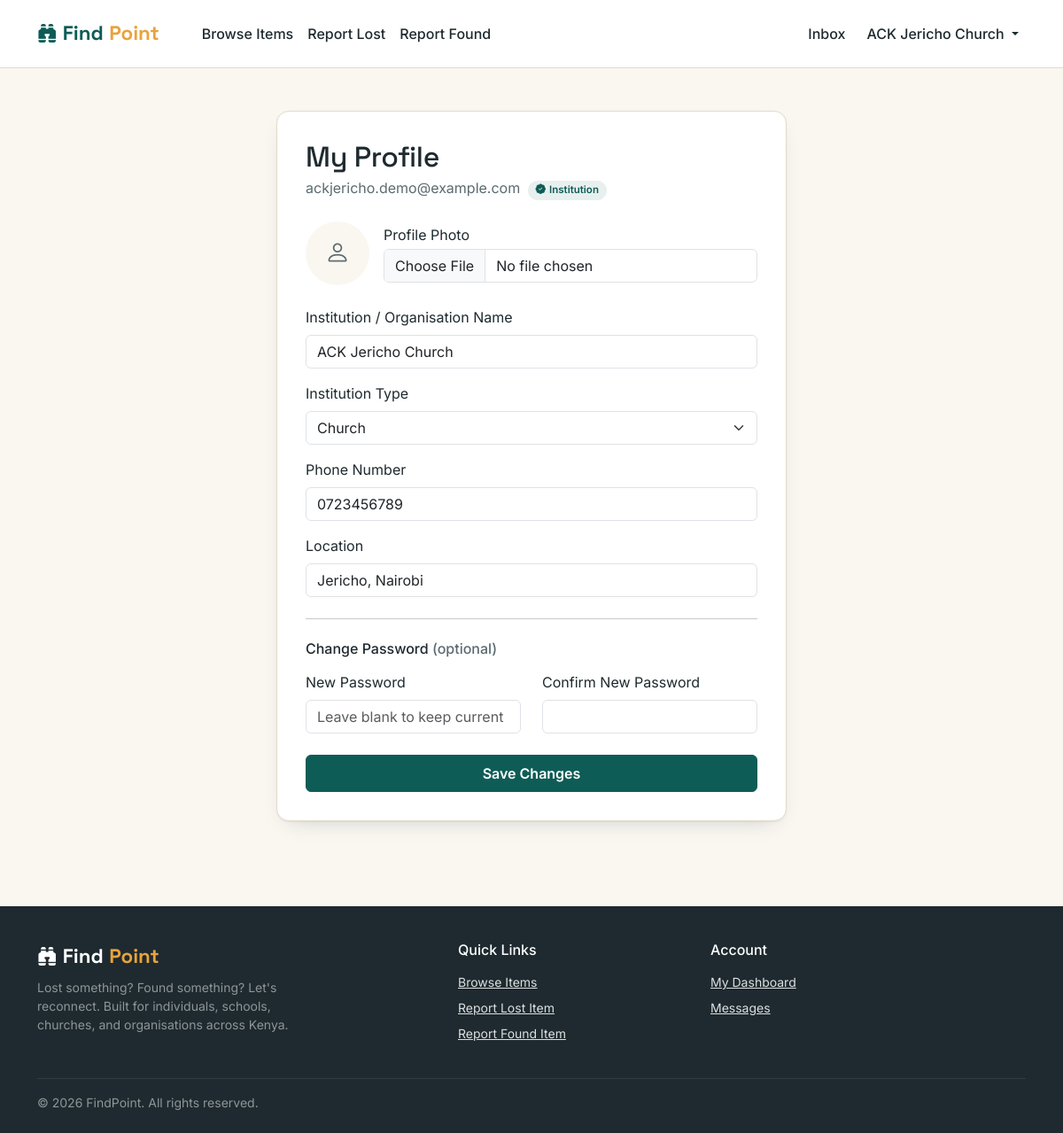
The app's page /profile.php (signed in) with its own data.
### tables this page shows
CREATE TABLE users (
    id                INT AUTO_INCREMENT PRIMARY KEY,
    account_type      ENUM('individual', 'institution') NOT NULL DEFAULT 'individual',
    full_name         VARCHAR(150) NOT NULL,         
    institution_type  VARCHAR(100) DEFAULT NULL,     
    email             VARCHAR(150) NOT NULL UNIQUE,
    phone             VARCHAR(20)  DEFAULT NULL,
    password          VARCHAR(255) NOT NULL,         
    location          VARCHAR(150) DEFAULT NULL,
    wallet_balance    DECIMAL(10,2) NOT NULL DEFAULT 0.00,
    photo             VARCHAR(255) DEFAULT NULL,     
    created_at        TIMESTAMP NOT NULL DEFAULT CURRENT_TIMESTAMP
);

### includes/functions.php (called while the page is built, shortened)
<?php
function h($string)
{
    return htmlspecialchars($string ?? '', ENT_QUOTES, 'UTF-8');
}

### profile.php (the view, shortened to what this page needs)
<?php
require 'config/db.php';
require 'includes/functions.php';
$user_sql = "SELECT * FROM users WHERE id = ?";
$user_stmt = mysqli_prepare($conn, $user_sql);
mysqli_stmt_bind_param($user_stmt, "i", $_SESSION['user_id']);
mysqli_stmt_execute($user_stmt);
$user = mysqli_fetch_assoc(mysqli_stmt_get_result($user_stmt));
$old = [
    'full_name'        => $user['full_name'],
    'phone'            => $user['phone'],
    'location'         => $user['location'],
    'institution_type' => $user['institution_type'],
];
require 'includes/header.php';
?>
<section class="py-5">
    <div class="container" style="max-width: 600px;">
        <div class="form-card">
            <h2 class="mb-1">My Profile</h2>
            <p class="text-soft mb-4">
                <?php echo h($user['email']); ?>
                <?php if ($user['account_type'] === 'institution'): ?>
                    <span class="institution-badge ms-1"><i class="bi bi-patch-check-fill"></i> Institution</span>
                <?php endif; ?>
            </p>
            <form method="POST" action="profile.php" enctype="multipart/form-data">
                <div class="mb-4 d-flex align-items-center gap-3">
                    <div style="width: 72px; height: 72px; border-radius: 50%; overflow: hidden; background: var(--color-bg); flex-shrink: 0;">
                        <?php if (!empty($user['photo'])): ?>
                            <img src="uploads/profiles/<?php echo h($user['photo']); ?>" alt="" style="width: 100%; height: 100%; object-fit: cover;">
                        <?php else: ?>
                            <div class="d-flex align-items-center justify-content-center h-100 text-soft"><i class="bi bi-person fs-3"></i></div>
                        <?php endif; ?>
                    </div>
                    <div class="flex-grow-1">
                        <label for="photo" class="form-label mb-1">Profile Photo</label>
                        <input type="file" name="photo" id="photo" class="form-control" accept="image/jpeg,image/png,image/webp">
                    </div>
                </div>
                <div class="mb-3">
                    <label for="full_name" class="form-label"><?php echo ($user['account_type'] === 'institution') ? 'Institution / Organisation Name' : 'Full Name'; ?></label>
                    <input type="text" name="full_name" id="full_name" class="form-control" value="<?php echo h($old['full_name']); ?>" required>
                </div>
                <?php if ($user['account_type'] === 'institution'): ?>
                    <div class="mb-3">
                        <label for="institution_type" class="form-label">Institution Type</label>
                        <select name="institution_type" id="institution_type" class="form-select">
                            <?php
                            $institution_types = ['School', 'Church', 'NGO', 'Police Post', 'Hospital', 'Company / Office', 'Other'];
                            foreach ($institution_types as $type):
                            ?>
                                <option value="<?php echo h($type); ?>" <?php echo ($old['institution_type'] === $type) ? 'selected' : ''; ?>><?php echo h($type); ?></option>
                            <?php endforeach; ?>
                        </select>
                    </div>
                <?php endif; ?>
                <div class="mb-3">
                    <label for="phone" class="form-label">Phone Number</label>
                    <input type="text" name="phone" id="phone" class="form-control" value="<?php echo h($old['phone']); ?>" required>
                </div>
                <div class="mb-4">
                    <label for="location" class="form-label">Location</label>
                    <input type="text" name="location" id="location" class="form-control" value="<?php echo h($old['location']); ?>">
                </div>
                <hr class="mb-4">
                <h6 class="mb-3">Change Password <span class="text-soft">(optional)</span></h6>
                <div class="row">
                    <div class="col-md-6 mb-3">
                        <label for="new_password" class="form-label">New Password</label>
                        <input type="password" name="new_password" id="new_password" class="form-control" placeholder="Leave blank to keep current">
                    </div>
                    <div class="col-md-6 mb-3">
                        <label for="confirm_new_password" class="form-label">Confirm New Password</label>
                        <input type="password" name="confirm_new_password" id="confirm_new_password" class="form-control">
                    </div>
                </div>
                <button type="submit" name="update_profile" class="btn btn-brand w-100 py-2 mt-2">Save Changes</button>
            </form>
        </div>
    </div>
</section>
<?php require 'includes/footer.php'; ?>

### assets/css/style.css (style rules this page uses)
:root { --color-bg: #FAF7F1; --color-surface: #FFFFFF; --color-ink: #1E2A2F; --color-ink-soft: #5B6B70; --color-primary: #0E5C56; --color-primary-dark: #0A4640; --color-accent: #E8A33D; --color-accent-dark: #C7872A; --color-lost: #C1502E; --color-found: #2F8F7A; --color-border: #E3DACB; --notch-bg: var(--color-bg); --font-display: 'Space Grotesk', 'Segoe UI', sans-serif; --font-body: 'Inter', 'Segoe UI', sans-serif; --radius-card: 14px; --shadow-card: 0 1px 2px rgba(30, 42, 47, 0.06), 0 10px 24px -14px rgba(30, 42, 47, 0.25); }
body { background-color: var(--color-bg); color: var(--color-ink); font-family: var(--font-body); }
h1, h2, h3, h4, h5, .display-font { font-family: var(--font-display); color: var(--color-ink); letter-spacing: -0.01em; }
.text-soft { color: var(--color-ink-soft); }
.btn-brand { background-color: var(--color-primary); border-color: var(--color-primary); color: #fff; font-weight: 600; }
.institution-badge { display: inline-flex; align-items: center; gap: 0.25rem; font-size: 0.72rem; font-weight: 600; color: var(--color-primary); background: #E7F0EE; border-radius: 999px; padding: 0.15rem 0.55rem; }
.form-card { background: var(--color-surface); border: 1px solid var(--color-border); border-radius: var(--radius-card); box-shadow: var(--shadow-card); padding: 2rem; }

### records on screen
users: email "ackjericho.demo@example.com", full_name "ACK Jericho Church", phone "0723456789", location "Jericho, Nairobi"

### other values on screen
$_SESSION['full_name'] "ACK Jericho Church"
SITE_TAGLINE "Lost something? Found something? Let's reconnect."
SITE_NAME "FindPoint"
form field institution_type "Church"
